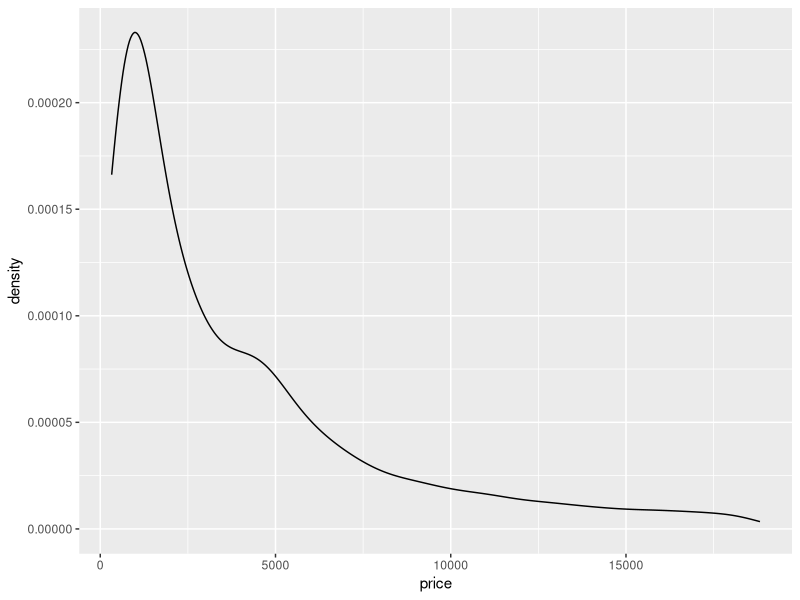
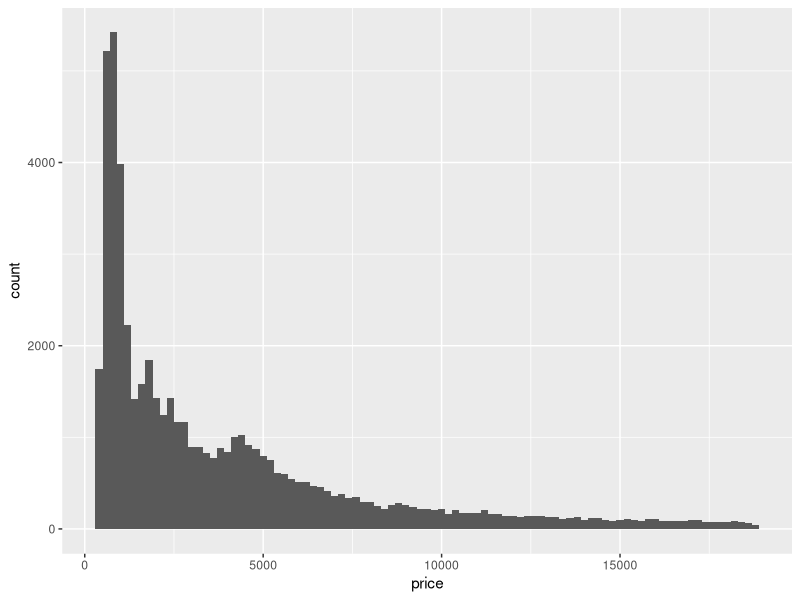
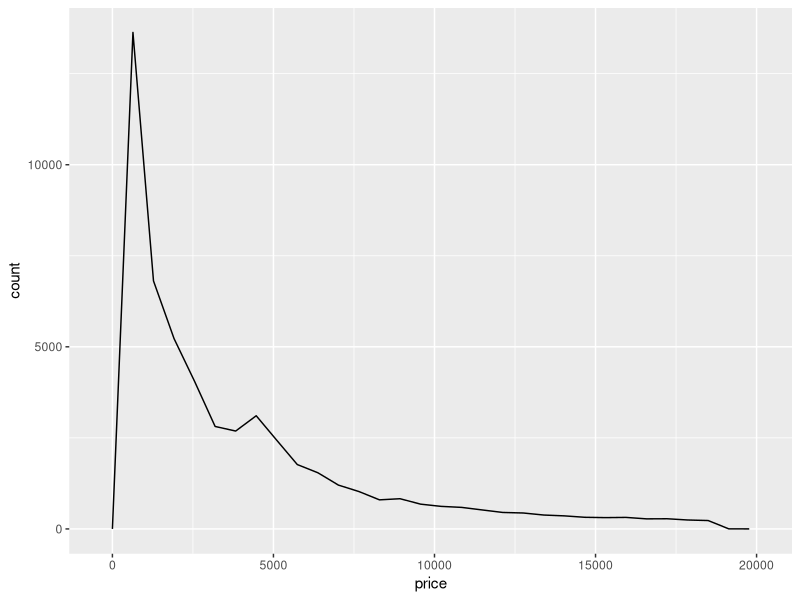
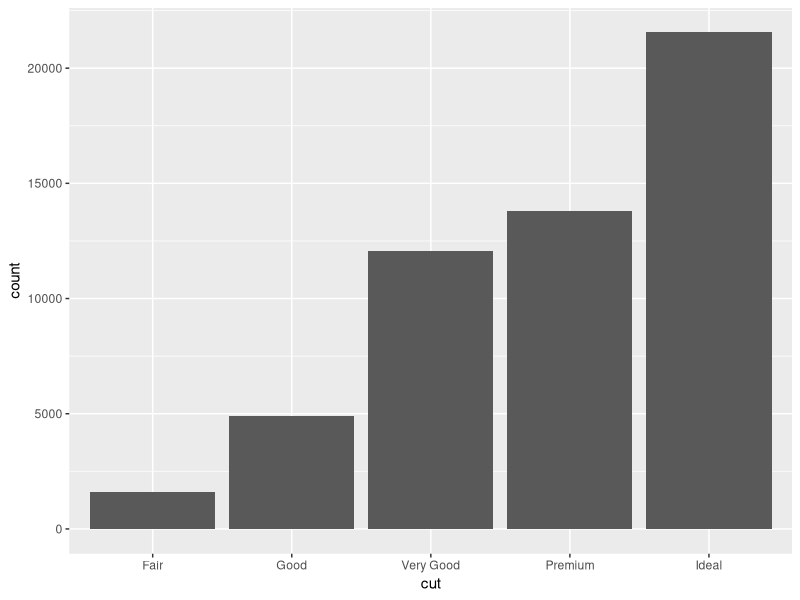
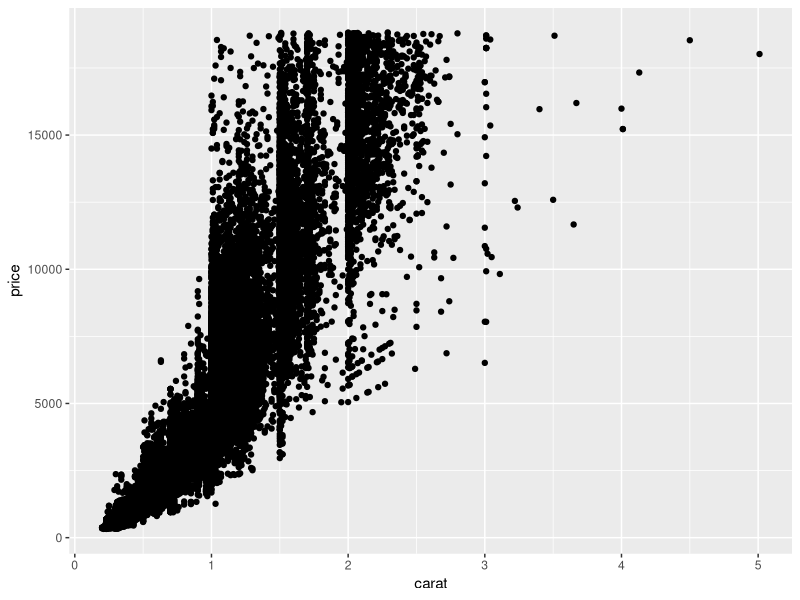
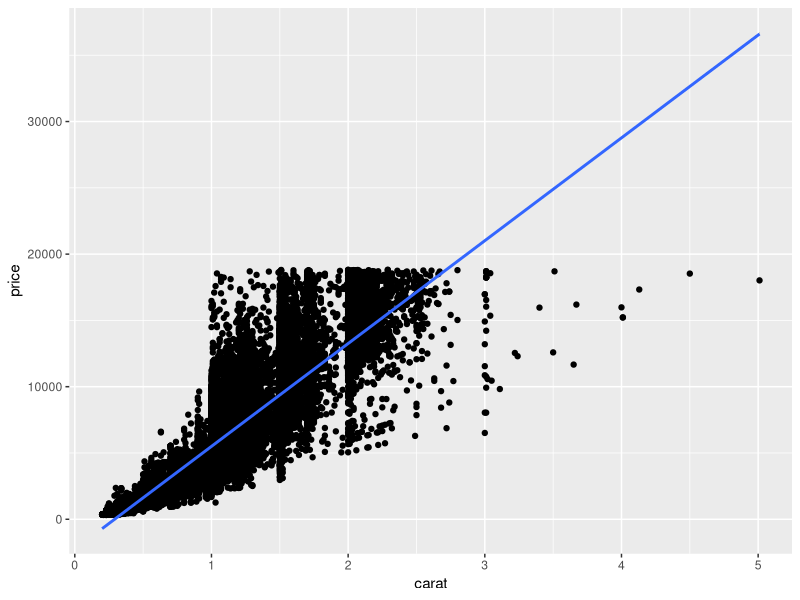
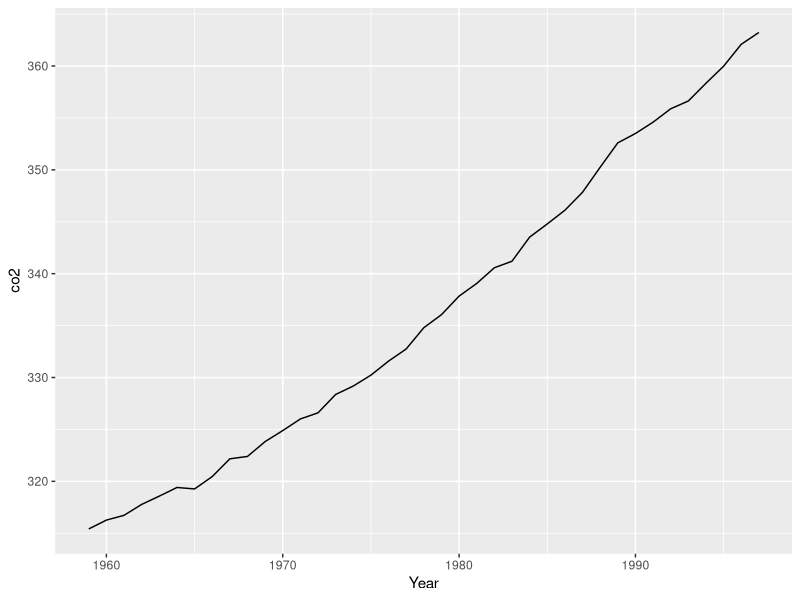
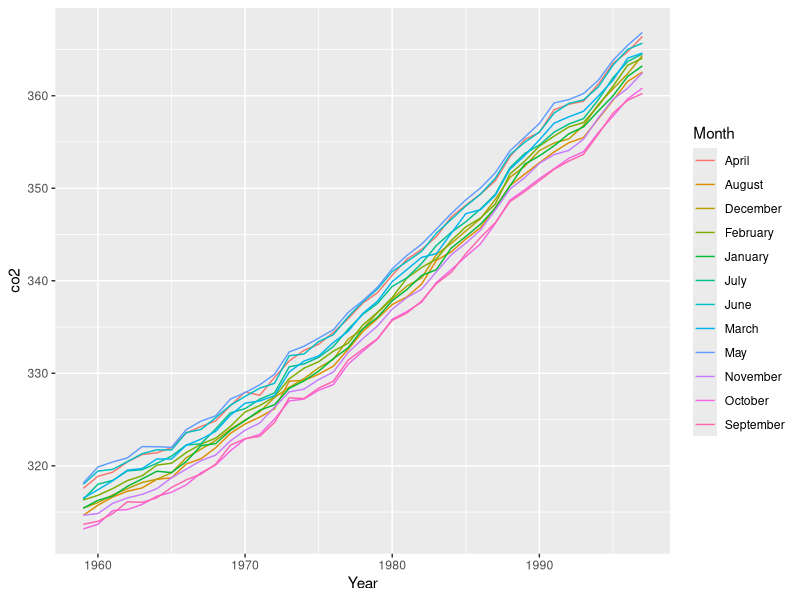

Recreate these plots in R, in order. (Note: this script raises an error after producing the figures.)
library(dplyr)
library(ggplot2)
library(tidyr)
library(gridExtra)
library(patchwork)
library(scales)


# load datasets we'll use
data(sleep)
data(diamonds)
data(co2)
# tidy co2 
co2 <- data.frame(Year = rep(1959:1997, each = 12),
                  Month = rep(format(ISOdate(2004,1:12,1),"%B"), 39),
                  co2 = as.numeric(co2))

matrics <- data.frame(
  year = 2014:2018,
  EC = c(65.4,56.8,59.3,65,70.6),
  FS = c(82.8,81.6,88.2,86.1,87.5),
  Gau = c(84.7,84.2,85.1,85.1,87.9),
  KZN = c(69.7,60.7,66.4,72.9,76.2),
  Lim = c(72.9,65.9,62.5,65.6,69.4),
  Mpu = c(79,78.6,77.1,74.8,79),
  NW = c(84.6,81.5,82.5,79.4,81.1),
  NC = c(76.4,69.4,78.7,75.6,73.3),
  WC = c(82.2,87.7,85.9,82.8,81.5)
)

matrics_long <- pivot_longer(matrics, cols = -1, names_to = "province", values_to = "pass_rate")

# geometries
# geometries denoted by geom_xxx are the building blocks of ggplots

# common 1D geoms: geom_density, geom_histogram, geom_freqpoly, geom_bar
# common 2D geoms: geom_point, geom_line, geom_bar(stat = "identity")

### 1D geoms only need you to specify an "x" in the aesthetics

## geom_density
diamonds %>% 
  ggplot(aes(x = price)) + 
  geom_density(adjust = 2)

## geom_histogram
diamonds %>% 
  ggplot(aes(x = price)) + 
  geom_histogram(binwidth = 200)

## geom_freqpoly
diamonds %>% 
  ggplot(aes(x = price)) + 
  geom_freqpoly()

## additional parameters control smoothing (see ?geom_xxx)

# EXERCISE: adapt each of the plots above so that the densities/histograms are 
# either "smoother" or "rougher". Choose an appropriate amount of smoothing.

## geom_bar

# default behaviour for geom_bar is to count stuff, so 1D
diamonds %>% ggplot(aes(x = cut)) + 
  geom_bar()

### 2D geoms need x and y in aes

## geom_point

diamonds %>% ggplot(aes(x = carat, y = price)) + 
  geom_point()

# often nice to add a smooth line of best fit with geom_smooth, which
# uses generalised additive models (gams) by default, covered in later
# courses
diamonds %>% ggplot(aes(x = carat, y = price)) + 
  geom_point() + 
  geom_smooth(method = "lm")

# EXERCISE: adapt the code you just used to fit a straight line rather than a smooth

## geom_line

co2 %>% filter(Month == "January") %>%
  ggplot(aes(x = Year, y = co2)) + 
  geom_line()

# EXERCISE: show lines for all 12 months on the plot (a) by using fill or colour, 
# (b) without using fill or colour
#a
co2 %>% ggplot(aes(x = Year, y = co2)) + 
  geom_line(aes(colour = Month))
#b
co2 %>% ggplot(aes(x = Year, y = co2)) + 
  geom_line(aes(shape = Month))

# EXERCISE: flip Month and Year around so that each line represents a Year, and the 
# Month is on the x-axis

co2 %>% ggplot(aes(x = Month, y = co2)) + 
  geom_line(aes(colour = Year))
## geom_area

# just fills in area under a geom_line
co2 %>% filter(Month == "January") %>%
  ggplot(aes(x = Year, y = co2)) + 
  geom_area()

## geom_bar

# with (stat = "identity") plots x and y directly, no counts
diamonds %>% group_by(cut) %>% 
  summarize(meanprice = mean(price)) %>%
  ggplot(aes(x = cut, y = meanprice)) + 
  geom_bar(stat = "identity")

### discretising continuous variables

## ggplot provides 3 helper functions:
# cut_interval: divides data into fixed number of bins
# cut_width: divides data into bins of fixed width
# cut_number: divides data into n bins each containing (approximately) the same number of points

diamonds %>%
  ggplot(aes(x = cut_interval(price, n = 5))) + #will create 5 bins
  geom_bar()

diamonds %>%
  ggplot(aes(x = cut_width(price, width = 5000))) + # will set width to price of 5000
  geom_bar()

diamonds %>%
  ggplot(aes(x = cut_number(price, n = 5))) + #give 5 mins with equal counts
  geom_bar()

# these are especially useful when grouping/faceting on continuous variables

# EXERCISE: Display the distribution of price conditional on cut and carat. 
# Try facetting by cut and grouping by carat. Try facetting by carat and grouping by cut. 
# Which do you prefer?
diamonds %>%
  group_by(carat) %>%
  ggplot(aes(x = cut_width(price, width = 2000))) + 
  geom_bar()+
  facet_wrap(~cut,scales = "free")

diamonds %>%
  group_by(cut) %>%
  ggplot(aes(x = cut_width(price, width = 2000))) + 
  geom_bar()+
  facet_wrap(~cut_number(carat, n = 5),scales = "free")


# EXERCISE: Compare the relationship between price and carat for each colour.
# What makes it hard to compare the groups? Is grouping better or facetting? 
# If you use facetting, what annotation might you add to make it easier to see 
# the differences between panels?

### Labels (labs)

## sets text for axis labels and title
## NOT the appearance of the text, that's a "theme" (next)

co2 %>% filter(Month == "January") %>%
  ggplot(aes(x = Year, y = co2)) + 
  geom_line() +
  labs(x = "Year", y = "C02 level (PPM)", 
       title = "Increasing atmospheric concentrations of CO2", 
       subtitle = "Values for February, March and April of 1964 obtained by interpolation")

# nice to have CO2 with a subscript on the "2"
co2 %>% filter(Month == "January") %>%
  ggplot(aes(x = Year, y = co2)) + 
  geom_line() +
  labs(x = "Year", y = expression(paste(CO[2]," level")), 
       title = expression(paste("Increasing atmospheric concentrations of ", CO[2])), 
       subtitle = "Values for February, March and April of 1964 obtained by interpolation")

### Themes

## fine-scale control and polishing

# loads of options
?theme

# make a plot
pp <- diamonds %>% sample_n(1000) %>%
  ggplot(aes(x = carat, y = price)) + 
  geom_point()
pp 

# change the background colour
pp + 
  theme(panel.background = element_rect(fill = "red"))

# that's too dark, add some transparency
pp + 
  theme(panel.background = element_rect(fill = alpha('red', 0.2)))

# change axis text 
pp + 
  theme(axis.text = element_text(colour = "red", size = rel(1.5)))

# change axis labels text 
pp + 
  theme(axis.title = element_text(colour = "red", size = rel(1.5)))

# can also add transparency to axis labels (not a good idea here) 
pp + 
  theme(axis.title = element_text(colour = alpha('red', 0.2), size = rel(1.5)))

# arrows on the axes
pp + 
  theme(axis.line = element_line(arrow = arrow()))

# even finer control... changes look of arrow heads
pp + 
  theme(axis.line = element_line(arrow = arrow(angle = 20, length = unit(0.1, "inches"))))

# grid lines
pp +
  theme(panel.grid.major = element_line(colour = "red"),
        panel.grid.minor = element_line(colour = "orange"))

pp +
  theme(panel.grid.major = element_line(colour = "red", size = 1),
        panel.grid.minor = element_line(colour = "orange", size = 1))

# spacing between gridlines isn't a theme setting, its in "scale_"
pp +
  theme(panel.grid.major = element_line(colour = "red"),
        panel.grid.minor = element_line(colour = "orange")) +
  scale_x_continuous(breaks = seq(from = 0, to = 3, by = 0.5),
                     minor_breaks = seq(from = 0, to = 3, by = 0.1))

# same for y axis
pp +
  theme(panel.grid.major = element_line(colour = "red"),
        panel.grid.minor = element_line(colour = "orange")) +
  scale_y_continuous(breaks = seq(from = 0, to = 20000, by = 10000),
                     minor_breaks = seq(from = 0, to = 20000, by = 500))

# can also set manual axis text at tickmarks
pp +
  scale_y_continuous(breaks = seq(from = 0, to = 20000, by = 5000),
                     labels = c("R0", "R5,000", "R10,000", "R15,000", "R20,000"))

# longer axis ticks
pp +
  scale_y_continuous(breaks = seq(from = 0, to = 20000, by = 5000),
                     labels = c("R0", "R5,000", "R10,000", "R15,000", "R20,000")) +
  theme(axis.ticks.length=unit(.25, "cm"))

# put it all together
pp + 
  labs(x = "Weight of diamond (carats)", y = "Price of diamond (USD)") +
  theme(panel.background = element_rect(fill = alpha('red', 0.2)),
        axis.text = element_text(colour = "red", size = rel(1.5)),
        axis.title = element_text(colour = "red", size = rel(1.5)))


# revisiting log scale example from lecture
data(msleep)

a <- ggplot(msleep, aes(x = bodywt, y = brainwt)) + 
  geom_point(na.rm = TRUE) + 
  labs(x = "Body weight (kg)", y = "Brain weight (kg)")
a 

# log scaling
a + scale_x_log10() + scale_y_log10() 

# nice tick marks with annotation_xxx
a + scale_x_log10() + scale_y_log10() + annotation_logticks() #adds the log ticks

# advanced axis breaks and labelling options with scales package
a + scale_x_log10(
  breaks = scales::trans_breaks("log10", function(x) 10^x),
  labels = scales::trans_format("log10", scales::math_format(10^.x))) +
  scale_y_log10(
    breaks = scales::trans_breaks("log10", function(x) 10^x),
    labels = scales::trans_format("log10", scales::math_format(10^.x))) +
  annotation_logticks() +
  labs(x = "Body weight (kg)", y = "Brain weight (kg)")

# EXERCISE: choose any of the plots you've made and add axis labels, title, and 
# subtitle

co2 %>% ggplot(aes(x = Year, y = co2)) + 
  geom_line(aes(colour = Month)) +
  labs(y = expression(paste(CO[2]," level (ppm)")), title = expression(paste("Level of ", CO[2], " in Earth's atmosphere")), 
       subtitle = "Levels of carbon dioxide in the atmosphere from 1959 to 1997")

# EXERCISE: Improve the plot below by adding appropriate axis labels, 
# rotating the x axis text so that it is vertical, and change
# the axis text so that it does not include numbers in scientific notation

diamonds %>%
  ggplot(aes(x = cut_interval(price, n = 5, dig.lab = 5))) + 
  geom_bar()+
  labs(x = "Price in rands")+
  theme(axis.text.x = element_text(angle = 90))

# EXERCISE: Use geom_label to add a label to the plot below that identifies 
# the diamond with the largest value-per-carat. Bonus: make the labelling 
# "automatic" so that it still works if you resample another 10 diamonds 
# (make the label's location dynamic, rather than at a fixed (x,y) location)

dep <- diamonds %>% sample_n(10)

dep %>%
  ggplot(aes(x = carat, y = price)) + 
  geom_point()+
  geom_label(data = subset(dep, price == max(price)), aes(carat, price, label = c("Highest price")))

### Legends

# revisiting class example #1
s1 <- ggplot(msleep, 
       aes(x = bodywt, y = brainwt, colour = order)) +
  geom_point(na.rm = TRUE) + 
  scale_x_log10(breaks = scales::trans_breaks("log10", function(x) 10^x),
                labels = scales::trans_format("log10",scales::math_format(10^.x))) + 
  scale_y_log10(breaks = scales::trans_breaks("log10", function(x) 10^x),
                labels = scales::trans_format("log10", scales::math_format(10^.x))) +
  annotation_logticks() +
  xlab("Body weight (kg)") + ylab("Brain weight (kg)") 
s1 

s1 + theme(legend.position = "bottom") 
s1 + theme(legend.position = "bottom") + guides(colour = guide_legend(ncols = 8))

matrics_long %>% 
  ggplot(aes(x = year, y = pass_rate, colour = province)) +
  geom_line() + theme_bw() + scale_colour_brewer(palette = "Set3")


# revisiting class example #2

s2 <- matrics_long %>% 
  ggplot(aes(x = year, y = pass_rate, colour = province)) +
  geom_line() + theme_bw() + scale_colour_brewer(palette = "Set3") 

# inset legend 
s2 +
  # coordinates for legend.position are x- and y- offsets from the bottom-left of the plot, ranging from 0 - 1.
  theme(legend.position = c(0.82,0.12), legend.title = element_blank(), 
        legend.text=element_text(size=8)) +
  guides(colour = guide_legend(ncol = 3))

# with geom_label

# make dataframe with x and y coords of labels, here just taking 2015 as x and 
# pass rate in 2015 as y, for illustration
textlabels <- matrics_long %>% filter(year == 2015) %>% 
  mutate(xpos = year, ypos = pass_rate) # don't have to rename, again for illustration

s2 +
  geom_label(data = textlabels, aes(x = xpos, y = ypos, label = province)) +
  theme(legend.position = "none")

s2 +
  geom_label_repel(data = textlabels, aes(x = xpos, y = ypos, label = province)) +
  theme(legend.position = "none")

### Adding geoms from different datasets

# Task: make a figure that shows the CO2 concentration over time for a
# specific month as a line (like done above), and then on top of that
# plots the mean CO2 concentrations over time (i.e. averages over all
# months) as a bar graph

co2mean <- co2 %>% group_by(Year) %>% summarize(mean_co2 = mean(co2))

co2 %>% filter(Month == "June") %>%
  ggplot(aes(x = Year, y = co2)) + 
  geom_bar(data = co2mean, aes(x = Year, y = mean_co2),
           stat = "identity", alpha = 0.4) + 
  geom_line(colour = "red")

# limiting the range on the y-axis
co2 %>% filter(Month == "June") %>%
  ggplot(aes(x = Year, y = co2)) + 
  geom_bar(data = co2mean, aes(x = Year, y = mean_co2),
           stat = "identity", alpha = 0.4) + 
  geom_line(colour = "red") +
  ylim(c(300, 400))

# can't use ylim, drops the observations, need "coord_cartesian"
co2 %>% filter(Month == "June") %>%
  ggplot(aes(x = Year, y = co2)) + 
  geom_bar(data = co2mean, aes(x = Year, y = mean_co2),
           stat = "identity", alpha = 0.4) + 
  geom_line(colour = "red") +
  coord_cartesian(ylim = c(300, 375))

# this is probably a better plot
co2 %>% filter(Month == "June") %>%
  ggplot(aes(x = Year, y = co2)) + 
  geom_line(data = co2mean, aes(x = Year, y = mean_co2)) + 
  geom_line(colour = "red") 

### Showing multiple plots

# Make a few plots
p1 <- diamonds %>% ggplot(aes(x = price)) + geom_density() + ggtitle("Default")
p2 <- diamonds %>% ggplot(aes(x = price)) + geom_density(adjust = 0.5) + ggtitle("Wiggly")
p3 <- diamonds %>% ggplot(aes(x = price)) + geom_density(adjust = 5) + ggtitle("Smooth")
p4 <- diamonds %>% ggplot(aes(x = price)) + geom_histogram() + ggtitle("Histogram")

# layout with gridExtra package
grid.arrange(p1, p2, p3, p4, nrow = 1)
grid.arrange(p1, p2, p3, p4, nrow = 2)
grid.arrange(p1, p2, p3, layout_matrix = matrix(c(1,2,1,3), nrow = 2))
grid.arrange(p1, p2, p3, layout_matrix = matrix(c(1,1,2,3), nrow = 2))

# layout with patchwork package
p1 + p2 
p1 + p2 + p3 + plot_layout(ncol = 3)
p1 + p2 + p3 + plot_layout(ncol = 3, widths = c(2, 1, 1))

# nesting plots
p1 + { p2 + p3 } + plot_layout(ncol = 2)
p1 + { p2 + { p3 + p4 } } + plot_layout(ncol = 1)

# various operators for manipulating layout (-, /, |)
p1 + p2 - p3 + plot_layout(ncol=1)
p1 + p2 - p3 - p4 + plot_layout(ncol=1)
p1 + p2 - p3 + p4 + plot_layout(ncol=1)
p1 + p2 - (p3 + p4) + plot_layout(ncol=1)
p1 + p2 - (p3 + p4 + p1) + plot_layout(ncol=1)

(p1 | p2 | p3) / p4
p4 / (p1 | p2 | p3)

# saving your plots
p_all <- p1 + p2 + p3 + p4 + plot_layout(ncol = 4)
ggsave(p_all, file = "myplot.png", width = 9, height = 3, dpi = 400)
